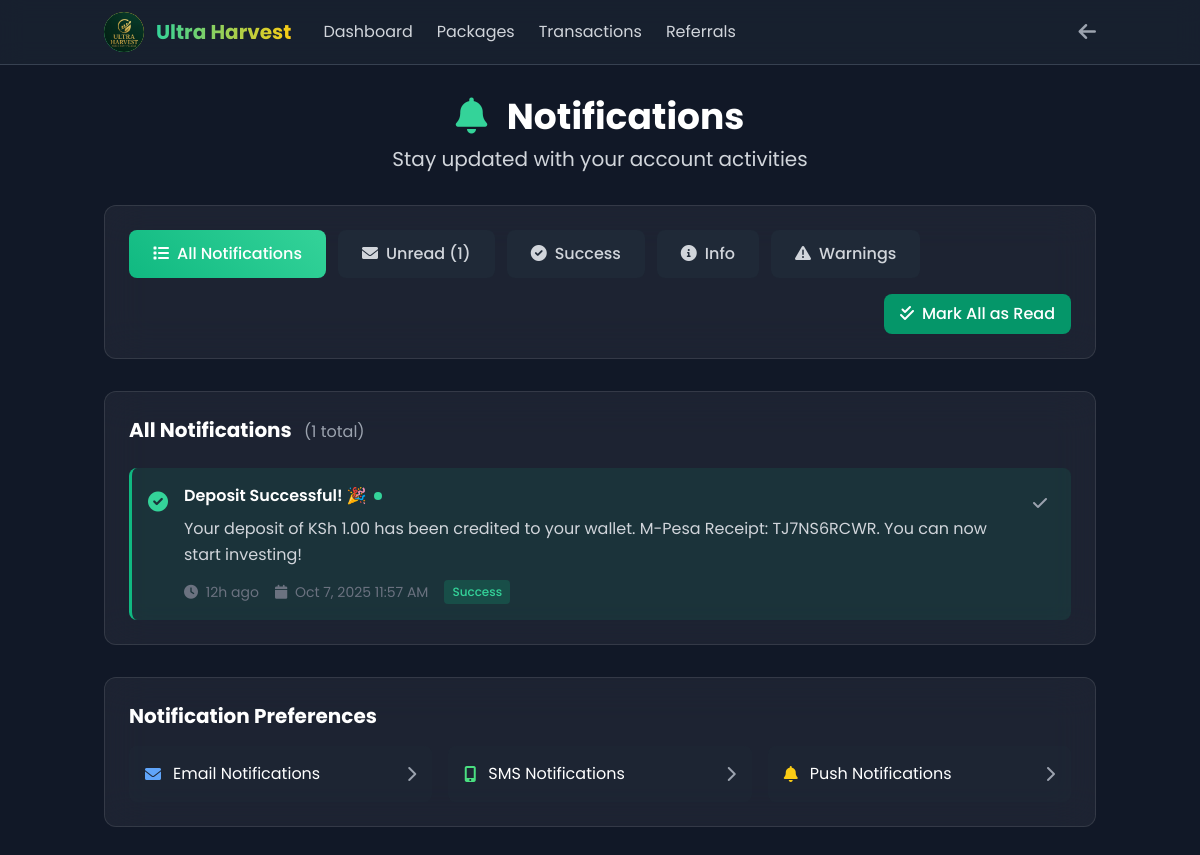
The app's page /user/notifications.php (signed in) with its own data.
### tables this page shows
CREATE TABLE `notifications` (
  `id` int(11) NOT NULL,
  `user_id` int(11) DEFAULT NULL,
  `title` varchar(255) NOT NULL,
  `message` text NOT NULL,
  `type` enum('info','success','warning','error') DEFAULT 'info',
  `is_read` tinyint(1) DEFAULT 0,
  `is_global` tinyint(1) DEFAULT 0,
  `created_at` timestamp NULL DEFAULT current_timestamp()
);

### config/database.php (called while the page is built, shortened)
<?php
function timeAgo($datetime) {
    try {
        if (is_string($datetime)) {
            $time = new DateTime($datetime);
        } else {
            $time = $datetime;
        }
        $now = new DateTime('now');
        $diff = $now->diff($time);
        $totalSeconds = 0;
        $totalSeconds += $diff->y * 365 * 24 * 60 * 60;
        $totalSeconds += $diff->m * 30 * 24 * 60 * 60;
        $totalSeconds += $diff->d * 24 * 60 * 60;
        $totalSeconds += $diff->h * 60 * 60;
        $totalSeconds += $diff->i * 60;
        $totalSeconds += $diff->s;
        if ($totalSeconds < 60) {
            return 'just now';
        } elseif ($totalSeconds < 3600) {
            return $diff->i . 'm ago';
        } elseif ($totalSeconds < 86400) {
            return $diff->h . 'h ago';
        } elseif ($totalSeconds < 604800) {
            return $diff->d . 'd ago';
        } elseif ($totalSeconds < 2592000) {
            $weeks = floor($diff->d / 7);
            return $weeks . 'w ago';
        } elseif ($totalSeconds < 31536000) {
            return $diff->m . 'mo ago';
        } else {
            return $diff->y . 'y ago';
        }
    } catch (Exception $e) {
        error_log("timeAgo error: " . $e->getMessage());
        return 'recently';
    }
}
?>

### user/notifications.php (the view, shortened to what this page needs)
<?php
require_once '../config/database.php';
$user_id = $_SESSION['user_id'];
$filter = $_GET['filter'] ?? 'all';
$page = max(1, (int)($_GET['page'] ?? 1));
$limit = 20;
$offset = ($page - 1) * $limit;
$where_conditions = ["(user_id = ? OR is_global = 1)"];
$params = [$user_id];
$where_clause = implode(' AND ', $where_conditions);
$count_sql = "
    SELECT COUNT(*) as total FROM (
        SELECT MIN(id) as min_id
        FROM notifications
        WHERE $where_clause
        GROUP BY title, message, type, DATE(created_at), user_id
    ) as unique_notifications
";
$stmt = $db->prepare($count_sql);
$stmt->execute($params);
$total_records = $stmt->fetch()['total'];
$sql = "
    SELECT id, title, message, type, is_read, created_at, user_id, is_global
    FROM notifications
    WHERE $where_clause
    GROUP BY title, message, type, DATE(created_at), user_id
    HAVING id = MIN(id)
    ORDER BY created_at DESC
    LIMIT $limit OFFSET $offset
";
$stmt = $db->prepare($sql);
$stmt->execute($params);
$notifications = $stmt->fetchAll();
$stmt = $db->prepare("
    SELECT COUNT(*) as unread_count
    FROM notifications
    WHERE (user_id = ? OR is_global = 1) AND is_read = 0
");
$stmt->execute([$user_id]);
$unread_count = $stmt->fetch()['unread_count'];
?>
<!DOCTYPE html>
<html lang="en">
<head>
    <script src="https://cdn.tailwindcss.com"></script>
    <link rel="stylesheet" href="https://cdnjs.cloudflare.com/ajax/libs/font-awesome/6.0.0/css/all.min.css">
</head>
<body class="bg-gray-900 text-white min-h-screen">
    <header class="bg-gray-800/50 backdrop-blur-md border-b border-gray-700 sticky top-0 z-50">
        <div class="container mx-auto px-4">
            <div class="flex items-center justify-between h-16">
                <div class="flex items-center space-x-8">
                    <a href="/user/dashboard.php" class="flex items-center space-x-3">
                       <div class="w-10 h-10 rounded-full overflow-hidden" style="background: linear-gradient(45deg, #10b981, #fbbf24);">
                        <img src="/ultra%20Harvest%20Logo.jpg" alt="Ultra Harvest Global" style="width: 100%; height: 100%; object-fit: cover; border-radius: 50%;">
                    </div>
                        <span class="text-xl font-bold bg-gradient-to-r from-emerald-400 to-yellow-400 bg-clip-text text-transparent">
                        </span>
                    </a>
                    <nav class="hidden md:flex space-x-6">
                        <a href="/user/dashboard.php" class="text-gray-300 hover:text-emerald-400 transition">Dashboard</a>
                        <a href="/user/packages.php" class="text-gray-300 hover:text-emerald-400 transition">Packages</a>
                        <a href="/user/transactions.php" class="text-gray-300 hover:text-emerald-400 transition">Transactions</a>
                        <a href="/user/referrals.php" class="text-gray-300 hover:text-emerald-400 transition">Referrals</a>
                    </nav>
                </div>
                <div class="flex items-center space-x-4">
                    <a href="/user/dashboard.php" class="text-gray-400 hover:text-white">
                        <i class="fas fa-arrow-left text-xl"></i>
                    </a>
                </div>
            </div>
        </div>
    </header>
    <main class="container mx-auto px-4 py-8">
        <div class="text-center mb-8">
            <h1 class="text-4xl font-bold mb-2">
                <i class="fas fa-bell text-emerald-400 mr-3"></i>
                Notifications
            </h1>
            <p class="text-xl text-gray-300">Stay updated with your account activities</p>
        </div>
        <section class="mb-8">
            <div class="glass-card rounded-xl p-6">
                <div class="flex flex-wrap gap-3 mb-4">
                    <a href="?filter=all" class="filter-btn px-6 py-3 rounded-lg font-medium transition <?php echo $filter === 'all' ? 'active' : 'bg-gray-800 text-gray-300 hover:bg-gray-700'; ?>">
                        <i class="fas fa-list mr-2"></i>All Notifications
                    </a>
                    <a href="?filter=unread" class="filter-btn px-6 py-3 rounded-lg font-medium transition <?php echo $filter === 'unread' ? 'active' : 'bg-gray-800 text-gray-300 hover:bg-gray-700'; ?>">
                        <i class="fas fa-envelope mr-2"></i>Unread <?php echo $unread_count > 0 ? "($unread_count)" : ''; ?>
                    </a>
                    <a href="?filter=success" class="filter-btn px-6 py-3 rounded-lg font-medium transition <?php echo $filter === 'success' ? 'active' : 'bg-gray-800 text-gray-300 hover:bg-gray-700'; ?>">
                        <i class="fas fa-check-circle mr-2"></i>Success
                    </a>
                    <a href="?filter=info" class="filter-btn px-6 py-3 rounded-lg font-medium transition <?php echo $filter === 'info' ? 'active' : 'bg-gray-800 text-gray-300 hover:bg-gray-700'; ?>">
                        <i class="fas fa-info-circle mr-2"></i>Info
                    </a>
                    <a href="?filter=warning" class="filter-btn px-6 py-3 rounded-lg font-medium transition <?php echo $filter === 'warning' ? 'active' : 'bg-gray-800 text-gray-300 hover:bg-gray-700'; ?>">
                        <i class="fas fa-exclamation-triangle mr-2"></i>Warnings
                    </a>
                </div>
                <?php if ($unread_count > 0): ?>
                <div class="flex justify-end">
                    <form method="POST" class="inline">
                        <button type="submit" class="px-4 py-2 bg-emerald-600 hover:bg-emerald-700 text-white rounded-lg font-medium transition">
                            <i class="fas fa-check-double mr-2"></i>Mark All as Read
                        </button>
                    </form>
                </div>
                <?php endif; ?>
            </div>
        </section>
        <section class="glass-card rounded-xl p-6">
            <div class="flex items-center justify-between mb-6">
                <h2 class="text-xl font-bold text-white">
                    <?php
                    $filter_names = [
                        'all' => 'All Notifications',
                        'unread' => 'Unread Notifications',
                        'success' => 'Success Notifications',
                        'info' => 'Info Notifications',
                        'warning' => 'Warning Notifications',
                        'error' => 'Error Notifications'
                    ];
                    echo $filter_names[$filter] ?? 'Notifications';
                    ?>
                    <span class="text-gray-400 text-base font-normal ml-2">(<?php echo number_format($total_records); ?> total)</span>
                </h2>
            </div>
            <?php if (empty($notifications)): ?>
                <div class="text-center py-12">
                    <i class="fas fa-bell-slash text-6xl text-gray-600 mb-4"></i>
                    <h3 class="text-xl font-bold text-gray-400 mb-2">No notifications found</h3>
                    <p class="text-gray-500">
                        <?php if ($filter === 'unread'): ?>
                            You're all caught up! No unread notifications.
                        <?php else: ?>
                            You haven't received any notifications yet.
                        <?php endif; ?>
                    </p>
                </div>
            <?php else: ?>
                <div class="space-y-4">
                    <?php foreach ($notifications as $notification): ?>
                    <div class="notification-item p-4 rounded-lg <?php echo $notification['is_read'] ? 'bg-gray-800/30' : 'unread bg-gray-800/50'; ?>" data-notification-id="<?php echo $notification['id']; ?>">
                        <div class="flex items-start justify-between">
                            <div class="flex items-start space-x-4 flex-1">
                                <div class="flex-shrink-0 mt-1">
                                    <i class="fas <?php
                                    echo match($notification['type']) {
                                        'success' => 'fa-check-circle text-emerald-400',
                                        'warning' => 'fa-exclamation-triangle text-yellow-400',
                                        'error' => 'fa-exclamation-circle text-red-400',
                                        default => 'fa-info-circle text-blue-400'
                                    };
                                    ?> text-xl"></i>
                                </div>
                                <div class="flex-1 min-w-0">
                                    <div class="flex items-center space-x-2 mb-2">
                                        <h3 class="font-semibold text-white"><?php echo htmlspecialchars($notification['title']); ?></h3>
                                        <?php if (!$notification['is_read']): ?>
                                            <span class="w-2 h-2 bg-emerald-400 rounded-full"></span>
                                        <?php endif; ?>
                                    </div>
                                    <p class="text-gray-300 mb-3 leading-relaxed"><?php echo htmlspecialchars($notification['message']); ?></p>
                                    <div class="flex items-center space-x-4 text-sm text-gray-500">
                                        <span>
                                            <i class="fas fa-clock mr-1"></i>
                                            <?php echo timeAgo($notification['created_at']); ?>
                                        </span>
                                        <span>
                                            <i class="fas fa-calendar mr-1"></i>
                                            <?php echo date('M j, Y g:i A', strtotime($notification['created_at'])); ?>
                                        </span>
                                        <span class="px-2 py-1 rounded text-xs font-medium <?php
                                        echo match($notification['type']) {
                                            'success' => 'bg-emerald-500/20 text-emerald-400',
                                            'warning' => 'bg-yellow-500/20 text-yellow-400',
                                            'error' => 'bg-red-500/20 text-red-400',
                                            default => 'bg-blue-500/20 text-blue-400'
                                        };
                                        ?>">
                                            <?php echo ucfirst($notification['type']); ?>
                                        </span>
                                    </div>
                                </div>
                            </div>
                            <div class="flex items-center space-x-2 ml-4">
                                <?php if (!$notification['is_read']): ?>
                                    <form method="POST" class="inline">
                                        <button type="submit" class="p-2 text-gray-400 hover:text-emerald-400 transition" title="Mark as read">
                                            <i class="fas fa-check"></i>
                                        </button>
                                    </form>
                                <?php else: ?>
                                    <span class="p-2 text-gray-600" title="Already read">
                                        <i class="fas fa-check-double"></i>
                                    </span>
                                <?php endif; ?>
                            </div>
                        </div>
                    </div>
                    <?php endforeach; ?>
                </div>
            <?php endif; ?>
        </section>
        <section class="mt-8">
            <div class="glass-card rounded-xl p-6">
                <h2 class="text-xl font-bold text-white mb-4">Notification Preferences</h2>
                <div class="grid md:grid-cols-2 lg:grid-cols-3 gap-4">
                    <a href="/user/settings.php#notifications" class="flex items-center justify-between p-4 bg-gray-800/50 rounded-lg hover:bg-gray-700/50 transition">
                        <div class="flex items-center space-x-3">
                            <i class="fas fa-envelope text-blue-400"></i>
                            <span class="text-white">Email Notifications</span>
                        </div>
                        <i class="fas fa-chevron-right text-gray-400"></i>
                    </a>
                    <a href="/user/settings.php#notifications" class="flex items-center justify-between p-4 bg-gray-800/50 rounded-lg hover:bg-gray-700/50 transition">
                        <div class="flex items-center space-x-3">
                            <i class="fas fa-mobile-alt text-green-400"></i>
                            <span class="text-white">SMS Notifications</span>
                        </div>
                        <i class="fas fa-chevron-right text-gray-400"></i>
                    </a>
                    <a href="/user/settings.php#notifications" class="flex items-center justify-between p-4 bg-gray-800/50 rounded-lg hover:bg-gray-700/50 transition">
                        <div class="flex items-center space-x-3">
                            <i class="fas fa-bell text-yellow-400"></i>
                            <span class="text-white">Push Notifications</span>
                        </div>
                        <i class="fas fa-chevron-right text-gray-400"></i>
                    </a>
                </div>
            </div>
        </section>
    </main>
</body>
</html>

### user/notifications.php (style rules this page uses)
* { font-family: 'Poppins', sans-serif; }
.glass-card { backdrop-filter: blur(20px); background: rgba(255, 255, 255, 0.05); border: 1px solid rgba(255, 255, 255, 0.1); }
.filter-btn.active { background: linear-gradient(45deg, #10b981, #34d399); color: white; }
.notification-item { transition: all 0.3s ease; }
.notification-item.unread { background: rgba(16, 185, 129, 0.1); border-left: 3px solid #10b981; }

### records on screen
notifications: title "Deposit Successful! 🎉", is_read 0 (drawn), message "Your deposit of KSh 1.00 has been credited to your wallet. M-Pesa Receipt: TJ7NS6RCWR. You can now start investing!", created_at "12h ago", created_at "Oct 7, 2025 11:57 AM", type "Success"

### other values on screen
$unread_count "1"
$filter_names[$filter] "All Notifications"
$total_records "1"
